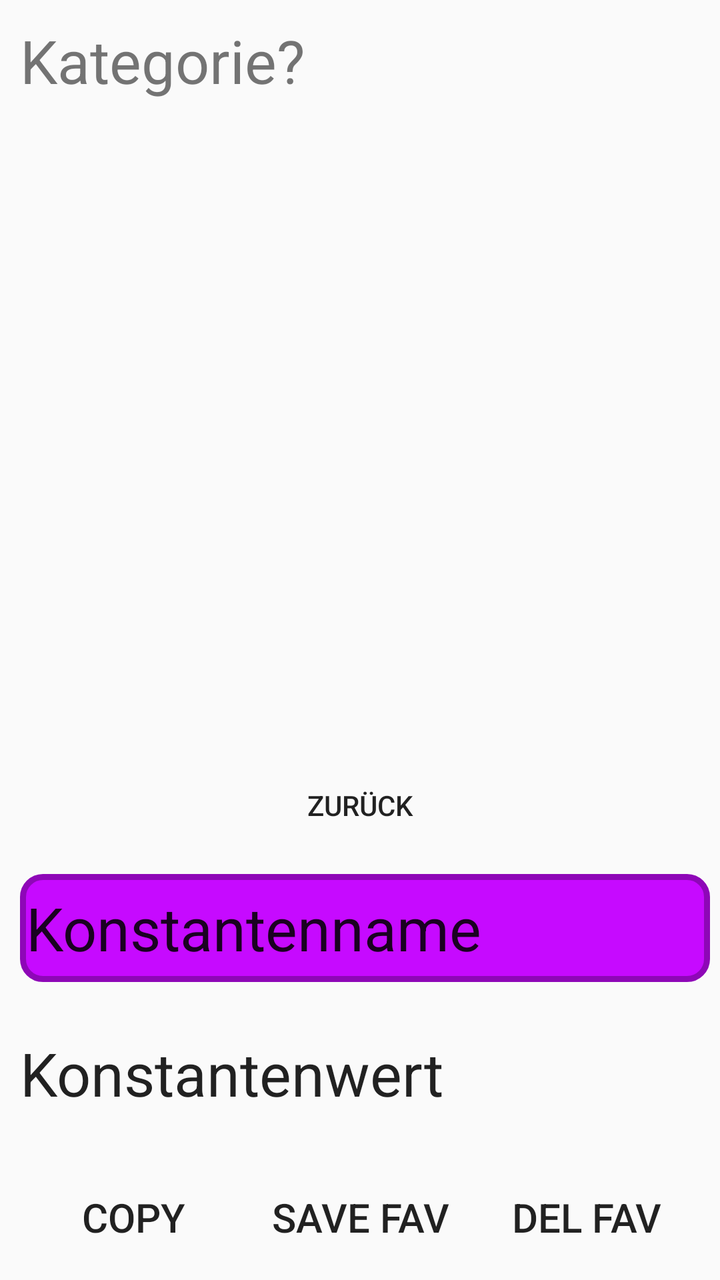
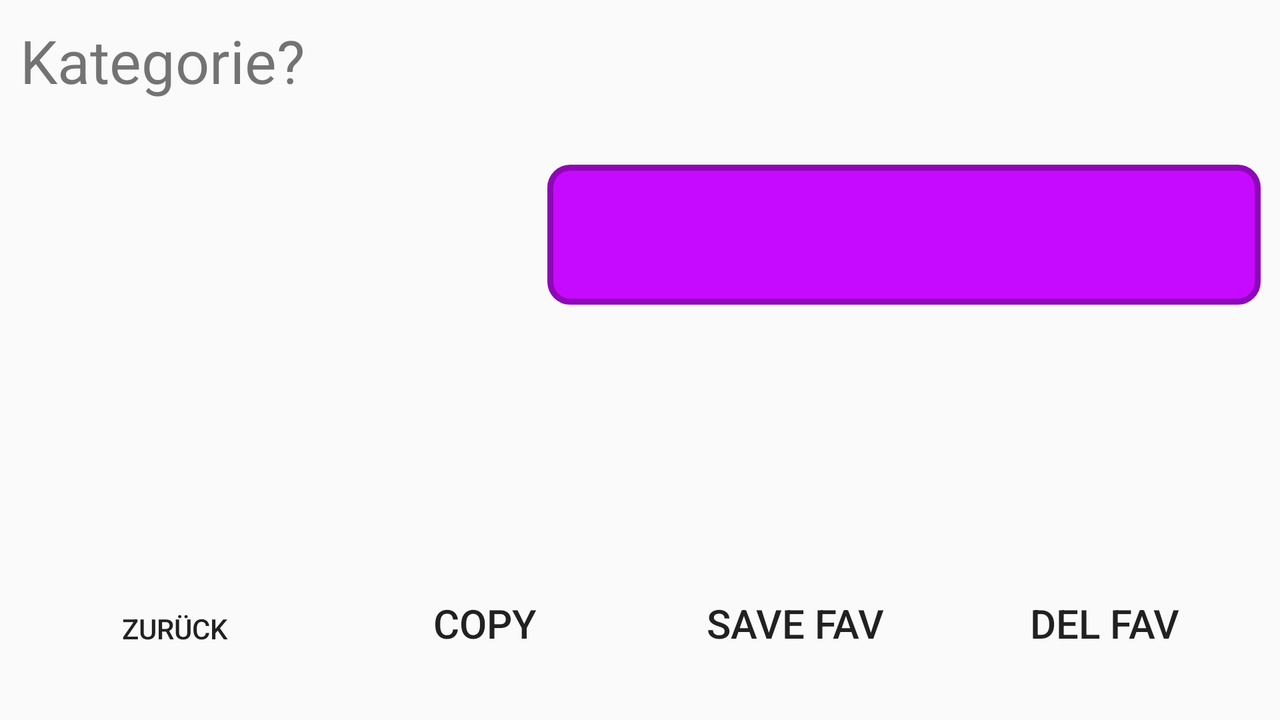

Compare how this app lays out the same screen by default and in its alternative resource folder. The renders come first, then the two layout files and the values they reference.
<!-- AndroidManifest.xml: application theme AppTheme -->
<!-- res/layout/activity_constants.xml -->
<?xml version="1.0" encoding="utf-8"?>
<LinearLayout xmlns:android="http://schemas.android.com/apk/res/android"
    xmlns:app="http://schemas.android.com/apk/res-auto"
    xmlns:tools="http://schemas.android.com/tools"
    android:layout_width="match_parent"
    android:layout_height="match_parent"
    android:orientation="vertical"
    tools:context=".ConstantsActivity">


    <LinearLayout
        android:layout_width="match_parent"
        android:layout_height="match_parent"
        android:layout_weight=".55"
        android:orientation="horizontal">

        <TextView
            android:id="@+id/tV_Pfad"
            android:layout_width="match_parent"
            android:layout_height="match_parent"
            android:layout_marginStart="10dp"
            android:layout_marginTop="10dp"
            android:layout_marginEnd="10dp"
            android:layout_weight="1"
            android:text="Kategorie?"
            android:textSize="30sp" />
    </LinearLayout>

    <LinearLayout
        android:layout_width="match_parent"
        android:layout_height="match_parent"
        android:layout_weight=".3"
        android:orientation="horizontal">

        <ListView
            android:id="@+id/LV_Auswahl"
            android:layout_width="match_parent"
            android:layout_height="match_parent"
            android:layout_marginStart="10dp"
            android:layout_marginTop="10dp"
            android:layout_marginEnd="5dp"
            android:layout_marginBottom="10dp"
            android:layout_weight=".3"
            android:background="@drawable/buttonshape_square" />

    </LinearLayout>

    <LinearLayout
        android:layout_width="match_parent"
        android:layout_height="match_parent"
        android:layout_weight=".55"
        android:orientation="horizontal">

        <Button
            android:id="@+id/btn_back"
            android:layout_width="wrap_content"
            android:layout_height="wrap_content"
            android:layout_marginStart="10dp"
            android:layout_marginLeft="10dp"
            android:layout_marginTop="5dp"
            android:layout_marginEnd="10dp"
            android:layout_weight="1"
            android:background="@drawable/buttonshape_square"
            android:text="zurück" />
    </LinearLayout>

    <LinearLayout
        android:layout_width="match_parent"
        android:layout_height="match_parent"
        android:layout_weight=".45"
        android:orientation="horizontal">

        <LinearLayout
            android:layout_width="match_parent"
            android:layout_height="match_parent"
            android:layout_marginStart="10dp"
            android:layout_marginEnd="5dp"
            android:layout_marginBottom="5dp"
            android:layout_weight=".3"
            android:orientation="vertical">

            <EditText
                android:id="@+id/eT_cur_const"
                android:layout_width="match_parent"
                android:layout_height="match_parent"
                android:layout_marginTop="10dp"
                android:layout_marginBottom="5dp"
                android:layout_weight=".5"
                android:background="@drawable/buttonshape_round"
                android:text="Konstantenname"
                android:textSize="30sp"
                android:inputType="numberDecimal"/>

            <EditText
                android:id="@+id/eT_cur_const_val2"
                android:layout_width="match_parent"
                android:layout_height="match_parent"
                android:layout_marginTop="5dp"
                android:layout_marginBottom="10dp"
                android:layout_weight=".4"
                android:background="@drawable/buttonshape_square"
                android:text="Konstantenwert"
                android:textSize="30sp"
                android:inputType="numberDecimal"/>

        </LinearLayout>

    </LinearLayout>

    <LinearLayout
        android:layout_width="match_parent"
        android:layout_height="match_parent"
        android:layout_marginStart="10dp"
        android:layout_marginEnd="10dp"
        android:layout_marginBottom="10dp"
        android:layout_weight=".55"
        android:orientation="horizontal">

        <Button
            android:id="@+id/btn_copy"
            android:layout_width="match_parent"
            android:layout_height="match_parent"
            android:layout_marginStart="5dp"
            android:layout_marginEnd="5dp"
            android:layout_weight="1"
            android:background="@drawable/buttonshape_square"
            android:text="@android:string/copy"
            android:textSize="20sp" />

        <Button
            android:id="@+id/btn_mark_fav"
            android:layout_width="match_parent"
            android:layout_height="match_parent"
            android:layout_marginStart="5dp"
            android:layout_marginEnd="5dp"
            android:layout_weight="1"
            android:background="@drawable/buttonshape_square"
            android:text="SAVE FAV"
            android:textSize="20sp" />

        <Button
            android:id="@+id/btn_del_fav"
            android:layout_width="match_parent"
            android:layout_height="match_parent"
            android:layout_marginStart="5dp"
            android:layout_marginEnd="5dp"
            android:layout_weight="1"
            android:background="@drawable/buttonshape_square"
            android:text="DEL FAV"
            android:textSize="20sp" />
    </LinearLayout>

</LinearLayout>
<!-- resources referenced by this layout -->
<resources>
  <!-- drawable buttonshape_round (drawable) -->
  <?xml version="1.0" encoding="utf-8"?>
  <shape xmlns:android="http://schemas.android.com/apk/res/android" android:shape="rectangle" >
      <corners
          android:radius="10dp"
          />
  
      <gradient>
          android:startColor="#ffc60aff"
          android:endColor="#ff8e07b7"
          android:angle="90"
      </gradient>
      <solid
          android:color="#ffc60aff"
          />
      <padding
          android:left="3dp"
          android:top="3dp"
          android:right="3dp"
          android:bottom="3dp"
          />
      <size
          android:width="270dp"
          android:height="60dp"
          />
      <stroke
          android:width="3dp"
          android:color="#ff8e07b7"
          />
  
  
  
  </shape>
  <style name="AppTheme" parent="Theme.AppCompat.Light.NoActionBar">
          
      </style>
</resources>
<!-- res/layout-land/activity_constants.xml (the repository's variant of the layout above) -->
<!-- drawn on the phone turned sideways -->
<?xml version="1.0" encoding="utf-8"?>
<LinearLayout xmlns:android="http://schemas.android.com/apk/res/android"
    xmlns:app="http://schemas.android.com/apk/res-auto"
    xmlns:tools="http://schemas.android.com/tools"
    android:id="@+id/const_background"
    android:layout_width="match_parent"
    android:layout_height="match_parent"
    android:orientation="vertical"
    tools:context=".ConstantsActivity">


    <TextView
        android:id="@+id/tV_Pfad"
        android:layout_width="match_parent"
        android:layout_height="match_parent"
        android:layout_marginStart="10dp"
        android:layout_marginTop="10dp"
        android:layout_marginEnd="10dp"
        android:layout_weight=".6"
        android:text="Kategorie?"
        android:textSize="30sp" />

    <LinearLayout
        android:layout_width="match_parent"
        android:layout_height="match_parent"
        android:layout_weight=".3"
        android:orientation="horizontal">

        <ListView
            android:id="@+id/btn_Auswahl"
            android:layout_width="match_parent"
            android:layout_height="match_parent"
            android:layout_marginStart="10dp"
            android:layout_marginTop="10dp"
            android:layout_marginEnd="5dp"
            android:layout_marginBottom="10dp"
            android:layout_weight="1"
            android:background="@drawable/buttonshape_square">

        </ListView>

        <LinearLayout
            android:layout_width="match_parent"
            android:layout_height="match_parent"
            android:layout_marginLeft="10dp"
            android:layout_marginTop="10dp"
            android:layout_marginRight="10dp"
            android:layout_marginBottom="10dp"
            android:layout_weight=".7"
            android:orientation="vertical">

            <EditText
                android:id="@+id/eT_cur_const"
                android:layout_width="match_parent"
                android:layout_height="match_parent"
                android:layout_marginTop="10dp"
                android:layout_marginBottom="5dp"
                android:layout_weight=".5"
                android:background="@drawable/buttonshape_round"
                android:inputType="numberDecimal"
                android:textSize="30sp" />

            <EditText
                android:id="@+id/eT_cur_const_val2"
                android:layout_width="match_parent"
                android:layout_height="match_parent"
                android:layout_marginTop="5dp"
                android:layout_marginBottom="10dp"
                android:layout_weight=".4"
                android:background="@drawable/buttonshape_square"
                android:inputType="numberDecimal"
                android:textSize="30sp" />
        </LinearLayout>

    </LinearLayout>

    <LinearLayout
        android:layout_width="match_parent"
        android:layout_height="match_parent"
        android:layout_marginStart="10dp"
        android:layout_marginEnd="10dp"
        android:layout_marginBottom="10dp"
        android:layout_weight=".55"
        android:orientation="horizontal">

        <Button
            android:id="@+id/btn_back"
            android:layout_width="match_parent"
            android:layout_height="match_parent"
            android:layout_marginStart="10dp"
            android:layout_marginLeft="10dp"
            android:layout_marginTop="5dp"
            android:layout_marginEnd="10dp"
            android:layout_weight="1"
            android:background="@drawable/buttonshape_square"
            android:text="zurück" />

        <Button
            android:id="@+id/btn_copy"
            android:layout_width="match_parent"
            android:layout_height="match_parent"
            android:layout_marginStart="5dp"
            android:layout_marginEnd="5dp"
            android:layout_weight="1"
            android:background="@drawable/buttonshape_square"
            android:text="@android:string/copy"
            android:textSize="20sp" />

        <Button
            android:id="@+id/btn_mark_fav"
            android:layout_width="match_parent"
            android:layout_height="match_parent"
            android:layout_marginStart="5dp"
            android:layout_marginEnd="5dp"
            android:layout_weight="1"
            android:background="@drawable/buttonshape_square"
            android:text="SAVE FAV"
            android:textSize="20sp" />

        <Button
            android:id="@+id/btn_del_fav"
            android:layout_width="match_parent"
            android:layout_height="match_parent"
            android:layout_marginStart="5dp"
            android:layout_marginEnd="5dp"
            android:layout_weight="1"
            android:background="@drawable/buttonshape_square"
            android:text="DEL FAV"
            android:textSize="20sp" />
    </LinearLayout>

</LinearLayout>
